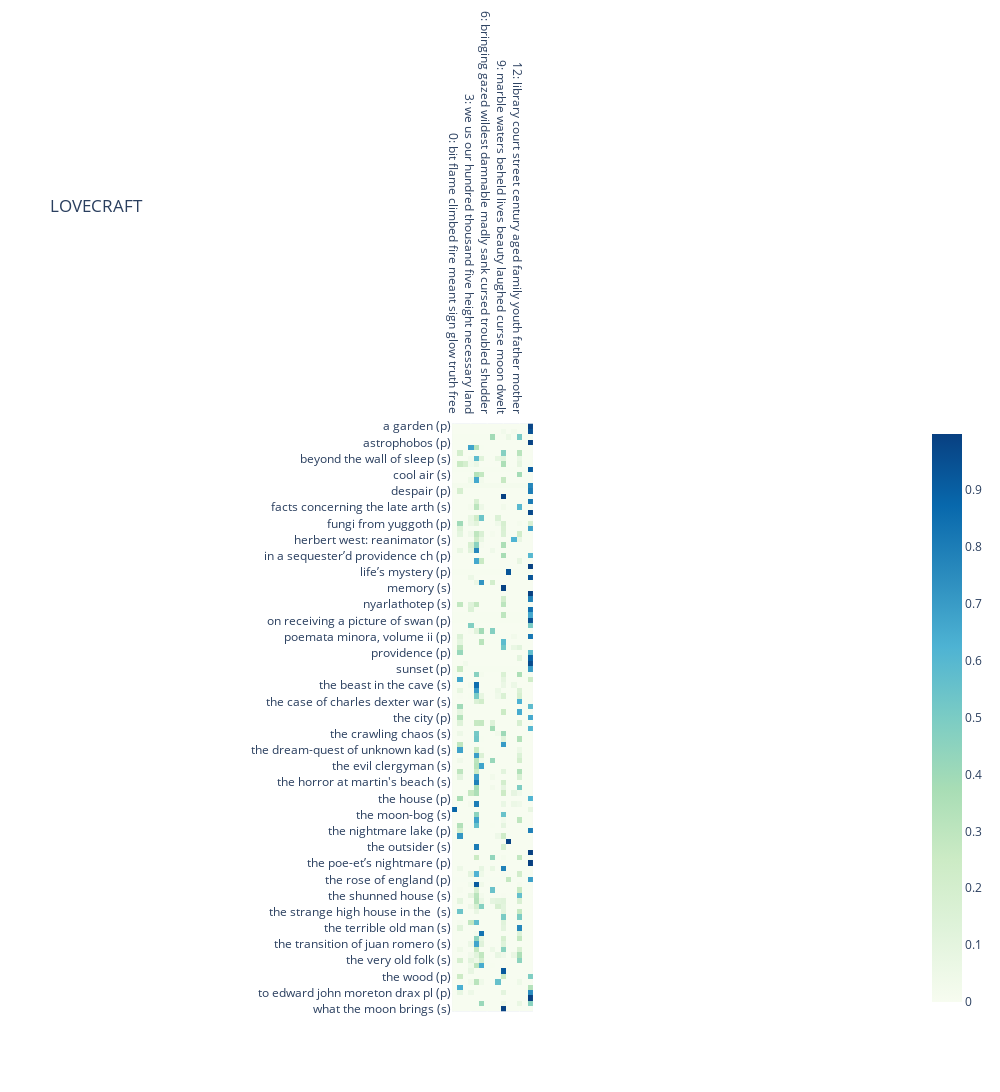

Notebook code cell kept with this figure:
### Code cell
fig = px.imshow(HP_IMG, color_continuous_scale='GnBu', title="LOVECRAFT", height=3000, width=1000)
fig.update_layout(xaxis={'side': 'top', 'title_text':None}, yaxis={'title_text':None},)

### Figure 1 — Plotly figure (JSON) as saved in the notebook; plotly's stock layout.template omitted (floating-point values rounded to 4 significant figures; data arrays with more than 128 entries replaced by an {"elided": "..."} marker saying what was removed)
{"data": [{"coloraxis": "coloraxis", "hovertemplate": "label: %{x}<br>label: %{y}<br>color: %{z}<extra></extra>", "name": "0", "type": "heatmap", "x": ["0: bit flame climbed fire meant sign glow truth free", "1: gods clouds grey wood carven twilight climb wise temple", "2: regions village sky played abyss commenced somewhere walked sought", "3: we us our hundred thousand five height necessary land", "4: race position slightly dreaded abysses events experience fury future", "5: she you ) your ( her picture get different", "6: bringing gazed wildest damnable madly sank cursed troubled shudder", "7: ' o n't got road guess boy shut water", "8: key waves ultimate shapes gate worlds book cosmic reality", "9: marble waters beheld lives beauty laughed curse moon dwelt", "10: stream sun spread worlds ways fears seat s shadows", "11: west bodies unnatural fresh grave ghastly killed disappeared natural", "12: library court street century aged family youth father mother", "13: bringing gazed wildest damnable madly sank cursed troubled shudder", "14: ’ d s er ring bright beams o :"], "xaxis": "x", "y": ["a garden (p)", "an american to mother england (p)", "arcadia (p)", "astrophobos (p)", "at the mountains of madness (s)", "azathoth (s)", "beyond the wall of sleep (s)", "celephais (s)", "christmas (p)", "cool air (s)", "dagon (s)", "dead passion's flame (p)", "despair (p)", "ex oblivione (s)", "fact and fancy (p)", "facts concerning the late arth (s)", "festival (p)", "from beyond (s)", "fungi from yuggoth (p)", "hallowe'en in a suburb (p)", "he (s)", "herbert west: reanimator (s)", "hypnos (s)", "imprisoned with the pharaohs (s)", "in a sequester’d providence ch (p)", "in the vault (s)", "laeta; a lament (p)", "life’s mystery (p)", "lines on gen. robert edward le (p)", "medusa's coil (s)", "memory (s)", "nathicana (p)", "nemesis (p)", "nyarlathotep (s)", "ode for july fourth, 1917 (p)", "on reading lord dunsany’s book (p)", "on receiving a picture of swan (p)", "pacifist war song—1917 (p)", "pickman's model (s)", "poemata minora, volume ii (p)", "poetry and the gods (s)", "polaris (s)", "providence (p)", "psychopompos (p)", "revelation (p)", "sunset (p)", "the alchemist (s)", "the ancient track (p)", "the beast in the cave (s)", "the book (s)", "the call of cthulhu (s)", "the case of charles dexter war (s)", "the cats (p)", "the cats of ulthar (s)", "the city (p)", "the colour out of space (s)", "the conscript (p)", "the crawling chaos (s)", "the descendant (s)", "the doom that came to sarnath (s)", "the dream-quest of unknown kad (s)", "the dreams in the witch house (s)", "the dunwich horror (s)", "the evil clergyman (s)", "the festival (s)", "the haunter of the dark (s)", "the horror at martin's beach (s)", "the horror at red hook (s)", "the hound (s)", "the house (p)", "the lurking fear (s)", "the messenger (p)", "the moon-bog (s)", "the music of erich zann (s)", "the nameless city (s)", "the nightmare lake (p)", "the other gods (s)", "the outpost (p)", "the outsider (s)", "the peace advocate (p)", "the picture in the house (s)", "the poe-et’s nightmare (p)", "the quest of iranon (s)", "the rats in the walls (s)", "the rose of england (p)", "the shadow out of time (s)", "the shadow over innsmouth (s)", "the shunned house (s)", "the silver key (s)", "the statement of randolph cart (s)", "the strange high house in the  (s)", "the street (s)", "the temple (s)", "the terrible old man (s)", "the thing on the doorstep (s)", "the tomb (s)", "the transition of juan romero (s)", "the tree (s)", "the unnamable (s)", "the very old folk (s)", "the whisperer in darkness (s)", "the white ship (s)", "the wood (p)", "through the gates of the silve (s)", "to clark ashton smith, esq., u (p)", "to edward john moreton drax pl (p)", "unda; or, the bride of the sea (p)", "waste paper a poem of profound (p)", "what the moon brings (s)"], "yaxis": "y", "z": {"elided": "109x15 float values"}}], "layout": {"coloraxis": {"colorscale": [[0, "rgb(247,252,240)"], [0.125, "rgb(224,243,219)"], [0.25, "rgb(204,235,197)"], [0.375, "rgb(168,221,181)"], [0.5, "rgb(123,204,196)"], [0.625, "rgb(78,179,211)"], [0.75, "rgb(43,140,190)"], [0.875, "rgb(8,104,172)"], [1, "rgb(8,64,129)"]]}, "height": 3000, "title": {"text": "LOVECRAFT"}, "width": 1000, "xaxis": {"anchor": "y", "autorange": true, "constrain": "domain", "domain": [0.2959, 0.7041], "range": [-0.5, 14.5], "scaleanchor": "y", "side": "top", "title": {}, "type": "category"}, "yaxis": {"anchor": "x", "autorange": true, "constrain": "domain", "domain": [0, 1], "range": [108.5, -0.5], "title": {}, "type": "category"}}}
